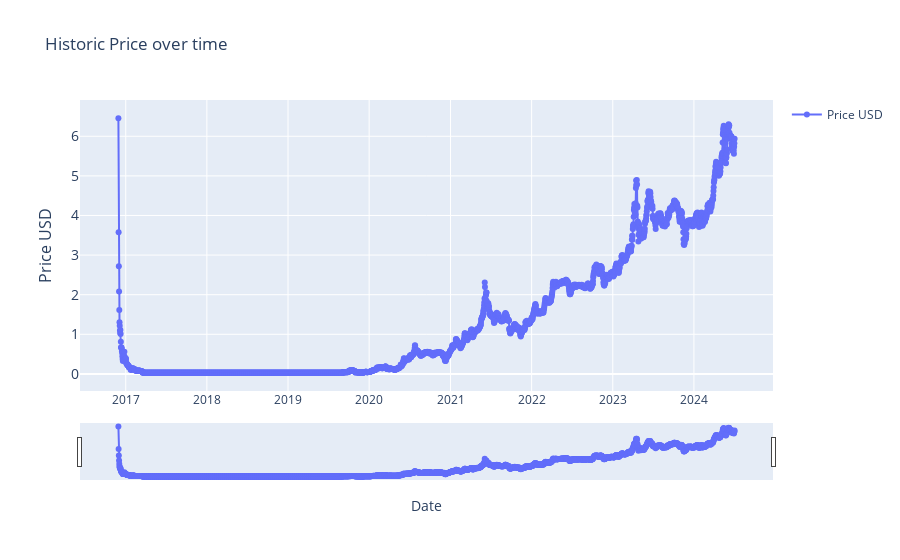

Here is the notebook cell this chart was saved with:
### Markdown cell above
### historic_price

### Code cell
import plotly.graph_objects as go
import pandas as pd
from ipywidgets import interact, DatePicker
import numpy as np


df = current_item.copy()


start_date_picker = DatePicker(description='Start Date', value=START_DATE)
end_date_picker = DatePicker(description='End Date', value=END_DATE)


interact(lambda start_date, end_date: plot_historic_price(df, start_date, end_date),
         start_date=start_date_picker, end_date=end_date_picker)

### Figure 1 — Plotly figure (JSON) as saved in the notebook; plotly's stock layout.template omitted (floating-point values rounded to 4 significant figures; data arrays with more than 128 entries replaced by an {"elided": "..."} marker saying what was removed)
{"data": [{"mode": "lines+markers", "name": "Price USD", "type": "scatter", "x": {"elided": "2773 str values"}, "y": {"elided": "2773 float values"}}], "layout": {"showlegend": true, "title": {"text": "Historic Price over time"}, "xaxis": {"rangeslider": {"visible": true}, "title": {"text": "Date"}, "type": "date"}, "yaxis": {"tickfont": {"size": 14}, "title": {"font": {"size": 16}, "text": "Price USD"}}}}
